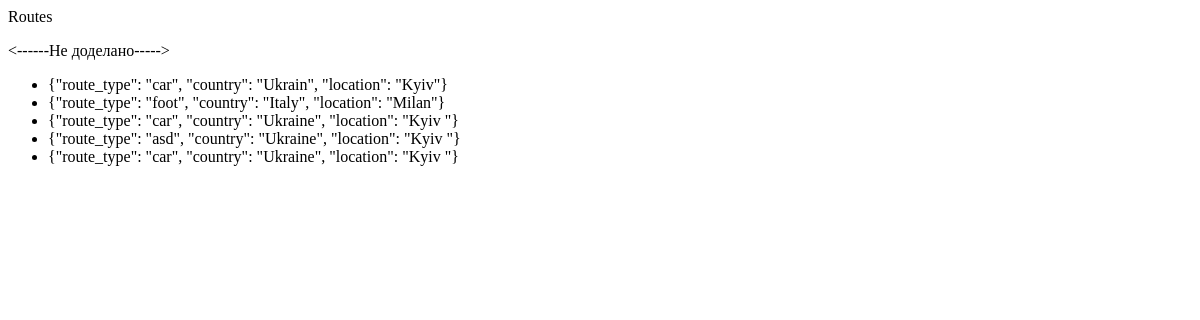
The app's page /app/, older data.
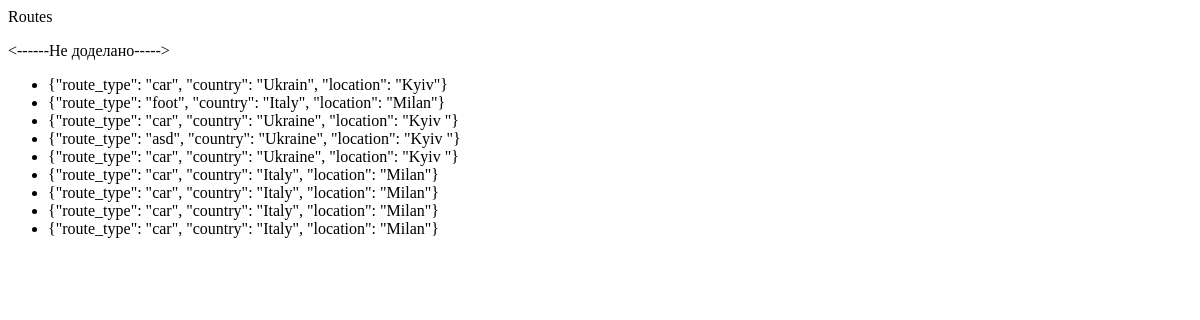
The same page, newer data.
### app/models.py (models this page shows)
class Route(models.Model):
    class RouteType(models.TextChoices):
        car = 'car', gettext_lazy('car')
        foot = 'foot', gettext_lazy('foot')
        bicycle = 'bicycle', gettext_lazy('bicycle')
    start_point = models.IntegerField()
    stopping_point = models.JSONField()
    destination = models.IntegerField()
    country = models.CharField(max_length=50)
    location = models.CharField(max_length=120)
    description = models.TextField()
    route_type = models.CharField(max_length=10, choices=RouteType.choices, default=RouteType.foot)
    duration = models.IntegerField()

### app/views.py (the view)
# urls.py: path('', views.route_filter, name='all_route'),
def route_filter(request, route_type=None, country=None, location=None):
    query_filter = {}
    if route_type is not None:
        query_filter['route_type'] = route_type
    if country is not None:
        query_filter['country'] = country
    if location is not None:
        query_filter['location'] = location
    result = models.Route.objects.all().filter(**query_filter)
    return render(request, 'filter_route.html', {'result': result})

### templates/filter_route.html (shortened to what this page needs)
<!DOCTYPE html>
<html lang="en">
<head>
</head>
<body>
{% block title %}Routes{% endblock %}
    <p><------Не доделано-----></p>
    {% block content %}
        <ul>
            {% for itm in result %}
            <li>
                {"route_type": "{{ itm.route_type }}", "country": "{{ itm.country }}",
                "location": "{{ itm.location }}"}
            </li>
            {% endfor %}
        </ul>
    {% endblock %}
</body>
</html>

Row changes from the older to the newer data that the page shows:
added Route: route_type "car", country "Italy", location "Milan"
added Route: route_type "car", country "Italy", location "Milan"
added Route: route_type "car", country "Italy", location "Milan"
added Route: route_type "car", country "Italy", location "Milan"
